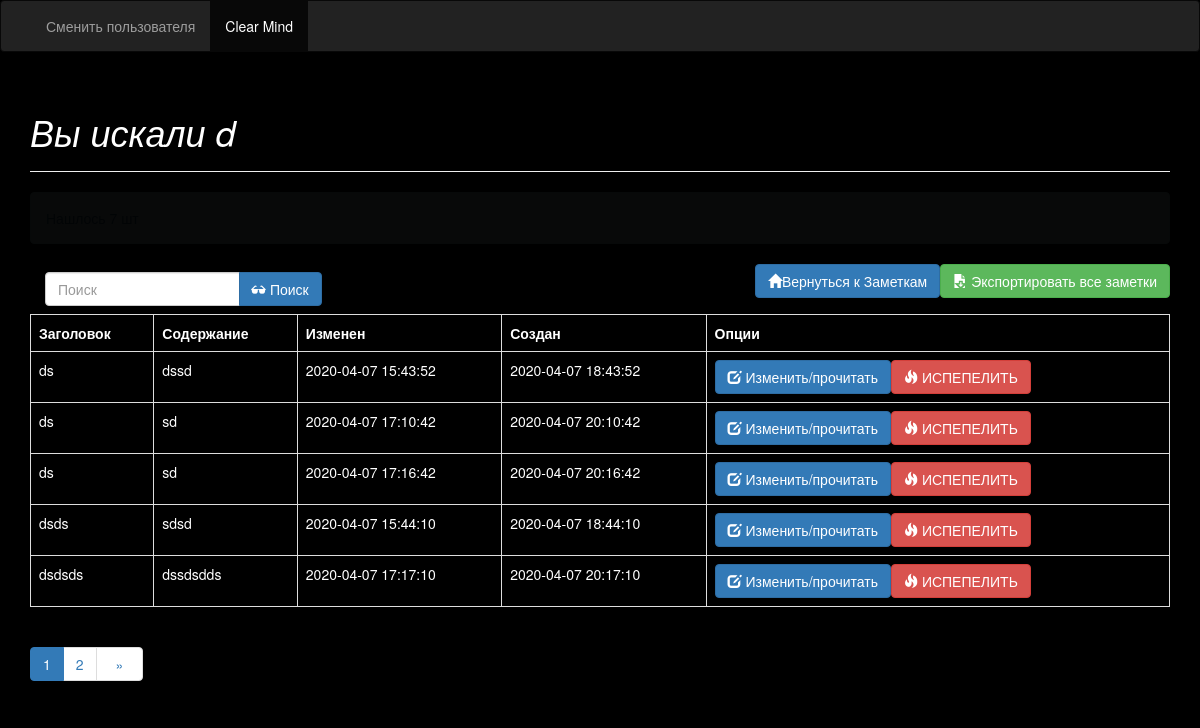
The page /notes/search.php?key=d (signed in) on the database its author committed.
### tables this page shows
CREATE TABLE `notes` (
  `id` int(11) NOT NULL,
  `user_idd` int(50) UNSIGNED NOT NULL,
  `name` varchar(100) NOT NULL,
  `description` varchar(300) NOT NULL,
  `created_at` datetime NOT NULL,
  `updated_at` timestamp NOT NULL DEFAULT current_timestamp()
);

### notes/search.php (the view, shortened to what this page needs)
<?php
                include '../config/database.php';
                include_once "../display_html.php";
				$user_idd=isset($_SESSION['valid_id']) ? $_SESSION['valid_id'] : die('Ошибка:  user не найден.');
                 $page = isset($_GET['page']) ? $_GET['page'] : 1;
                 $records_per_page = 5;
                 $from_record_num = ($records_per_page * $page) - $records_per_page;
                if($_GET['key']){
					$query = "SELECT name FROM notes  WHERE ( user_idd= '$user_idd' ) AND (name LIKE :key1 OR description LIKE :key2 )";
						$stmt = $conn->prepare($query);
						$keywords=htmlspecialchars(strip_tags($_GET['key']));
						$keywords = "%{$keywords}%";
						$stmt->bindParam(":key1", $keywords);
						$stmt->bindParam(":key2", $keywords);
						$stmt->execute();
						$total_rows = $stmt->rowCount();
						if ($total_rows>0 and $page==1 ) echo "<div class='alert alert-info'>Нашлось $total_rows шт</div>";
                   $query = "SELECT id,name, description,created_at,updated_at FROM notes  WHERE ( user_idd= '$user_idd' ) AND (name LIKE :key1 OR description LIKE :key2 ) ORDER BY name
                       LIMIT :from_record_num, :records_per_page";
                   $stmt = $conn->prepare($query);
                   $keywords=htmlspecialchars(strip_tags($_GET['key']));
                   $keywords = "%{$keywords}%";
                   $stmt->bindParam(":key1", $keywords);
                   $stmt->bindParam(":key2", $keywords);
                   $stmt->bindParam(":from_record_num", $from_record_num, PDO::PARAM_INT);
                   $stmt->bindParam(":records_per_page", $records_per_page, PDO::PARAM_INT);
                   $stmt->execute();
                    $num = $stmt->rowCount();
					echo "<a href='export_notes.php' class='btn btn-success pull-right m-b-1em m-r-1em'><span class='glyphicon glyphicon-save-file'></span> Экспортировать все заметки</a>";
                    echo "<a href='notes.php' class='btn btn-primary pull-right m-b-1em'><span class='glyphicon glyphicon-home'></span>Вернуться к Заметкам</a>";
                    echo "<div class='clearfix'></div>";
                    if($num>0){
                        echo "<table class='table table-responsive table-bordered'>";
                            echo "<tr>";
                                echo "<th>Заголовок</th>";
                                echo "<th>Содержание</th>";
								echo "<th>Изменен</th>";
								echo "<th>Создан</th>";
                                echo "<th>Опции</th>";
                            echo "</tr>";
							$i=1;
                            while ($row = $stmt->fetch(PDO::FETCH_ASSOC)){
                                extract($row);
								echo "<tr>";
									$name= strlen($name) > 10 ? substr($name,0,10)."..." : $name;
                                    $descr= strlen($description) > 25 ? substr($description,0,25)."..." : $description;
                                    echo "<td>{$name}</td>";
                                    echo "<td>{$descr}</td>";
									echo "<td>{$updated_at}</td>";
									echo "<td>{$created_at}</td>";
                                    echo "<td>";
                                        echo "<a href='update.php?note_id={$i}' class='btn btn-primary m-r-1em'><span class='glyphicon glyphicon-edit'></span> Изменить/прочитать</a>";
                                        echo "<a href='#' onclick='delete_note({$i});'  class='btn btn-danger'><span class='glyphicon glyphicon-fire'></span> ИСПЕПЕЛИТЬ</a>";
									echo "</td>";
								echo "</tr>";
							  $i++;
                           }
                        echo "</table>";
                         include_once "paging.php";
						}
                    else{
                        echo "<div class='alert alert-danger'>ничего не найдено </div>";
						}
						}
            ?>

### display_html.php (style rules this page uses)
tr { color: white; }
body { background-color: black ; background-image: url('http://clearmind/libs/images/11.jpg') ; background-attachment: fixed; background-size: cover; }

### rows shown on the page
notes: name "ds", description "dssd", updated_at "2020-04-07 15:43:52", created_at "2020-04-07 18:43:52"
notes: name "ds", description "sd", updated_at "2020-04-07 17:10:42", created_at "2020-04-07 20:10:42"
notes: name "ds", description "sd", updated_at "2020-04-07 17:16:42", created_at "2020-04-07 20:16:42"
notes: name "dsds", description "sdsd", updated_at "2020-04-07 15:44:10", created_at "2020-04-07 18:44:10"
notes: name "dsdsds", description "dssdsdds", updated_at "2020-04-07 17:17:10", created_at "2020-04-07 20:17:10"

### other values the page prints
$title "Вы искали d"
